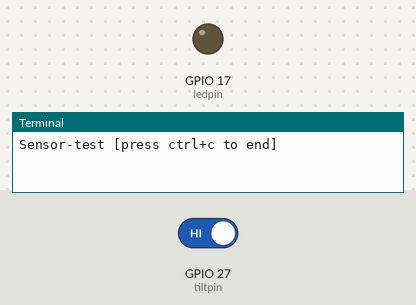
Bench run of a program on a simulated Raspberry Pi (BCM pin numbers). On the bench: output pins drawn as LEDs (lit = HIGH), the last lines printed to the terminal. The test bench sets the inputs (shaded band); at power-on: GPIO 27 (tiltpin) HIGH.

Above: at 1.2 s.
1.3 s: GPIO 27 (tiltpin) driven LOW
At 1.9 s:
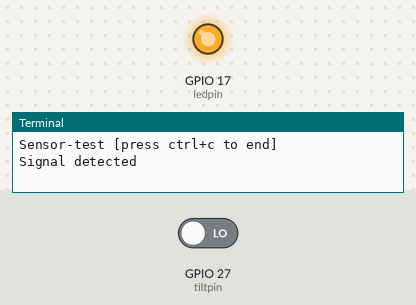
Timing chart, 0 to 4.3 s (numbered marks = the images above; inputs shaded):
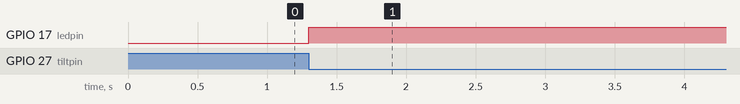

Measured:
- after the input at 1.3 s, GPIO 17 (ledpin): LOW → HIGH at once

The program:

tilt-01.py
```python
# See
# https://iotguider.in/raspberrypi/tilt-switch-module-in-raspberry-pi/

import RPi.GPIO as GPIO
import time

GPIO.setmode(GPIO.BCM)

# The input pin of the Sensor will be declared. Additional to that the pullup resistor will be activated
tiltpin = 27
ledpin = 17
GPIO.setup(tiltpin, GPIO.IN)
GPIO.setup(ledpin,GPIO.OUT)

print "Sensor-test [press ctrl+c to end]"

# This output function will be started at signal detection
def outFunction(null):
    # current_state = GPIO.input(tiltpin)
    print("Signal detected")
    # print(current_state)
    GPIO.output(ledpin,1)

# The output function will be activated after a signal was detected ( falling signal edge ).
GPIO.add_event_detect(tiltpin, GPIO.FALLING, callback=outFunction, bouncetime=100)

# main program loop
try:
    while True:
        time.sleep(1)
        # Scavenging work after the end of the program
except KeyboardInterrupt:
    GPIO.cleanup()
```
